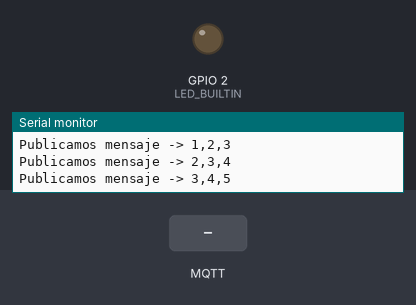
Recording of a sketch running on a simulated ESP32. On the bench: output pins drawn as LEDs (lit = HIGH), the last lines printed to the serial monitor. The test bench sets the inputs (shaded band). WiFi joins after 1.5 s; servers stay silent unless stated; random numbers use the default seed unless the sketch sets one; no MQTT or app messages arrive unless stated.

Above: at 2.7 s.
2.8 s: MQTT message "on" arrives on the first subscribed topic
At 3.2 s:
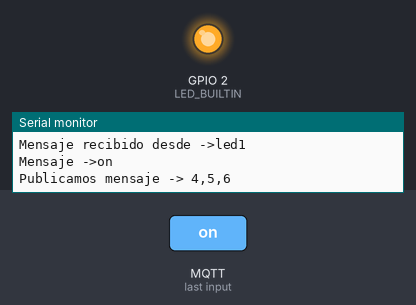
4.3 s: MQTT message "1" arrives on the first subscribed topic
At 5.5 s:
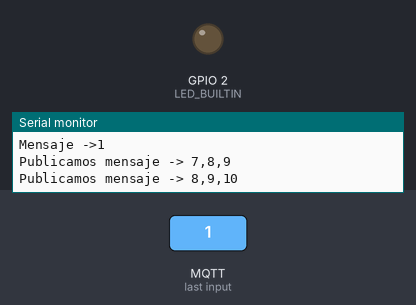
5.8 s: MQTT message "on" arrives on the second subscribed topic
At 6.7 s:
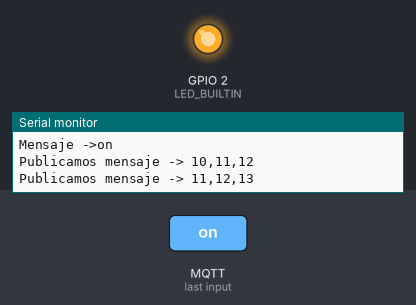
7.3 s: MQTT message "0" arrives on the first subscribed topic
At 7.8 s:
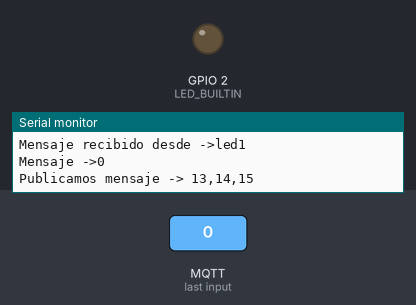
Timing chart, 0 to 9.8 s (numbered marks = the images above; inputs shaded):
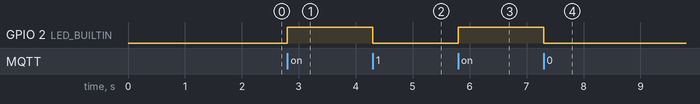

The sketch:

ESP32.ino
```cpp
#include "Arduino.h"
#include "WiFi.h"
#include "PubSubClient.h"

#define LED_BUILTIN 2 //Defini el pin del led
const char* ssid = "INFINITUM7583";
const char*  password = "Afo6oFm64n";
//const char* ssid = "INFINITUM0133";
//const char*  password = "7vkkxnMMCe";

const char *mqtt_server = "residenciaiot.ml";
const int mqtt_port = 1883;
const char *mqtt_user = "web_client";
const char *mqtt_pass = "121212";

WiFiClient espClient;
PubSubClient client(espClient);

long lastMsg = 0;
char msg[25];

int temp1 = 0;
int temp2 = 1;
int volts = 2;

//*************************
//DECLARACION FUNCIONES ***
//*************************

void setup_wifi();
void callback(char* topic, byte* payload, unsigned int lenght);
void recconect();

void setup() {
  pinMode(LED_BUILTIN, OUTPUT);
  Serial.begin(115200);
  randomSeed(micros()); //Generar valores aleatorios
  setup_wifi();
  client.setServer(mqtt_server,mqtt_port);
  client.setCallback(callback);
}

void loop() {
  if(!client.connected()){
    recconect();
  }

  client.loop();

  long now = millis();
  if(now - lastMsg > 500){
    lastMsg = now;
    temp1++;
    temp2++;
    volts++;

    String to_send = String (temp1) + "," + String(temp2) + "," + String(volts);
    to_send.toCharArray(msg,25);
    Serial.print("Publicamos mensaje -> ");
    Serial.println(msg);
    client.publish("values", msg);
  }
}


//*************************
//*** CONEXION WIFI ***
//*************************

void setup_wifi(){
  delay(10);
  //Nos conectamos a nuestra red wifi
  Serial.println();
  Serial.print("Conectando a ");
  Serial.println(ssid);

  WiFi.begin(ssid, password);

  while (WiFi.status() != WL_CONNECTED){
    delay(500);
    Serial.print(".");

  }

  Serial.println("");
  Serial.println("Conectado a red WiFi!");
  Serial.println("Dirección IP: ");
  Serial.println(WiFi.localIP());


}

//*************************
//CALLBACK ***
//*************************

void callback(char* topic, byte* payload, unsigned int lenght){

 String incoming = "";
 Serial.print("Mensaje recibido desde ->");
 Serial.print(topic);
 Serial.println("");

 for (int i=0; i<lenght; i++){

   incoming += (char)payload[i];
 }
incoming.trim();
Serial.println("Mensaje ->" + incoming);

if (incoming == "on"){
  digitalWrite(LED_BUILTIN,HIGH);
  }else{
    digitalWrite(LED_BUILTIN,LOW);
  }

}

//*************************
//RECCONECT ***
//*************************

void recconect(){

 while(!client.connected()){

 Serial.print("Intentando conexión Mqtt...");
  //Creamos un cliente ID
  String clientId = "esp32_";
  clientId += String(random(0xffff),HEX);
  //Intentamos conectar
  if(client.connect(clientId.c_str(),mqtt_user,mqtt_pass)){
    Serial.println("Conectado!");
    //Nos suscribimos
    client.subscribe("led1");
    client.subscribe("led2");
  }else{
    Serial.print("Falló :(con error -> ");
    Serial.print(client.state());
    Serial.println("Intentemos de nuevo en 5 segundos");

    delay(5000);
  }

 }

}
```

Measured:
- after the input at 2.8 s, GPIO 2 (LED_BUILTIN): LOW → HIGH at once
- after the input at 4.3 s, GPIO 2 (LED_BUILTIN): HIGH → LOW at once
- after the input at 5.8 s, GPIO 2 (LED_BUILTIN): LOW → HIGH at once
- after the input at 7.3 s, GPIO 2 (LED_BUILTIN): HIGH → LOW at once
